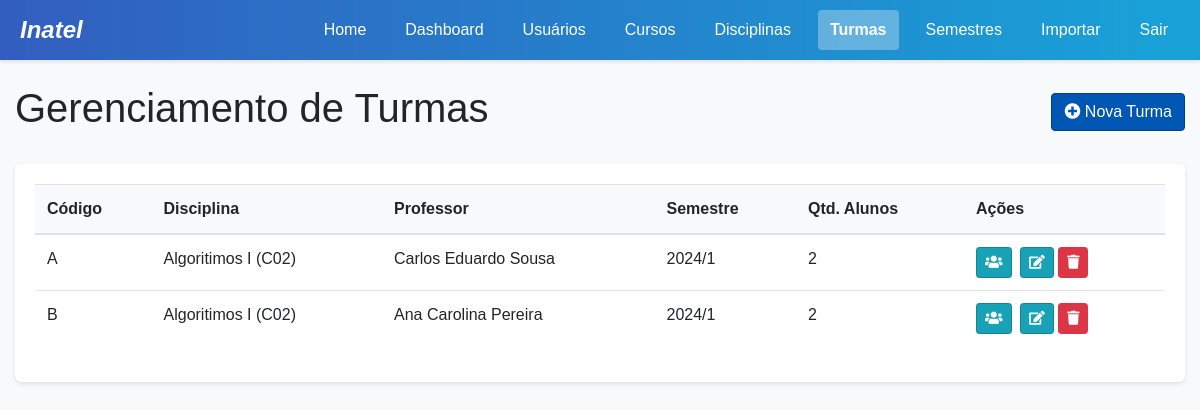
/custom-admin/classes/ (signed in), run on an earlier commit of the app's database.
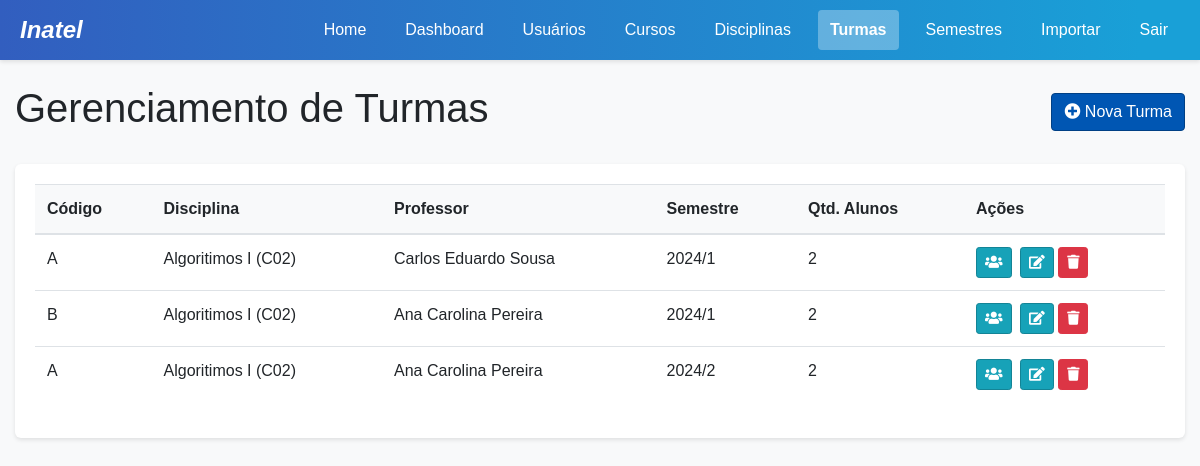
And on a later commit of the database.
### project/models.py (models this page shows, shortened)
class Turma(models.Model):
    id = models.AutoField(primary_key=True)
    codigo = models.CharField(max_length=20)  # e.g. "A", "B", "C"
    disciplina = models.ForeignKey(Disciplina, on_delete=models.CASCADE, related_name='turmas')
    professor = models.ForeignKey(Professor, on_delete=models.CASCADE, related_name='turmas')
    semestre = models.ForeignKey(Semestre, on_delete=models.CASCADE, related_name='turmas')

class Disciplina(models.Model):
    id = models.AutoField(primary_key=True)
    nome = models.CharField(max_length=100)
    codigo = models.CharField(max_length=20)
    curso = models.ForeignKey(Curso, on_delete=models.CASCADE, related_name='disciplinas')

class Professor(models.Model):
    idProfessor = models.AutoField(primary_key=True)
    nomeProf = models.CharField(max_length=100)
    emailProf = models.EmailField(unique=True)
    senhaProf = models.CharField(max_length=100)
    reset_token = models.CharField(max_length=100, null=True, blank=True)

class Semestre(models.Model):
    id = models.AutoField(primary_key=True)
    ano = models.IntegerField()
    periodo = models.IntegerField()  # 1 for first semester, 2 for second
    def __str__(self):
        return f"{self.ano}/{self.periodo}"

### project/views.py (the view)
    def wrapper(request, *args, **kwargs):
        if "user_type" not in request.session or "user_id" not in request.session:
            messages.error(
                request, "Você precisa estar logado para acessar esta página."
            )
            return redirect("login")
        user_type = request.session["user_type"]
        user_id = request.session["user_id"]
        try:
            if user_type == "aluno":
                Aluno.objects.get(idAluno=user_id)
            elif user_type == "professor":
                Professor.objects.get(idProfessor=user_id)
            elif user_type == "coordenador":
                Coordenador.objects.get(id=user_id)
            elif user_type == "admin":
                from .models import Admin
                Admin.objects.get(id=user_id)
            else:
                messages.error(request, "Tipo de usuário não reconhecido.")
                request.session.flush()
                return redirect("login")
        except Exception:
            messages.error(
                request,
                "Sua sessão expirou ou é inválida. Por favor, faça login novamente.",
            )
            request.session.flush()
            return redirect("login")
        return view_func(request, *args, **kwargs)

### project/context_processors.py (called while the page is built)
def user_data(request):
    context = {
        'user_type': request.session.get('user_type'),
        'user_id': request.session.get('user_id'),
        'username': request.session.get('username'),
    }
    if 'user_type' in request.session:
        notificacoes = obter_notificacoes_usuario(request)
        context['notificacoes_nao_lidas'] = notificacoes.filter(lida=False)
        context['notificacoes_count'] = context['notificacoes_nao_lidas'].count()
    return context

### project/utils.py (called while the page is built)
def obter_notificacoes_usuario(request):
    from .models import Notificacao, Aluno, Professor, Coordenador, Admin
    user_type = request.session.get('user_type')
    user_id = request.session.get('user_id')
    if not user_type or not user_id:
        return Notificacao.objects.none()
    if user_type == 'aluno':
        return Notificacao.objects.filter(aluno_id=user_id)
    elif user_type == 'professor':
        return Notificacao.objects.filter(professor_id=user_id)
    elif user_type == 'coordenador':
        return Notificacao.objects.filter(coordenador_id=user_id)
    elif user_type == 'admin':
        return Notificacao.objects.filter(admin_id=user_id)
    return Notificacao.objects.none()

### project/templates/admin/classes.html (shortened to what this page needs)
<!DOCTYPE html>
<html lang="pt-br">
<head>
    {% load static %}
    <link rel="stylesheet" href="https://stackpath.bootstrapcdn.com/bootstrap/4.5.2/css/bootstrap.min.css">
    <link rel="stylesheet" href="{% static 'css/main.css' %}">
    <link rel="stylesheet" href="https://cdnjs.cloudflare.com/ajax/libs/font-awesome/5.15.3/css/all.min.css">
</head>
<body>
    {% include '_header.html' %}
    <div class="container mt-4">
        <div class="d-flex justify-content-between align-items-center mb-4">
            <h1>Gerenciamento de Turmas</h1>
            <button class="btn btn-primary" data-toggle="modal" data-target="#createClassModal">
                <i class="fas fa-plus-circle"></i> Nova Turma
            </button>
        </div>
        <div class="card">
            <div class="card-body">
                <div class="table-responsive">
                    <table class="table table-hover">
                        <thead>
                            <tr>
                                <th>Código</th>
                                <th>Disciplina</th>
                                <th>Professor</th>
                                <th>Semestre</th>
                                <th>Qtd. Alunos</th>
                                <th>Ações</th>
                            </tr>
                        </thead>
                        <tbody>
                            {% for turma in turmas %}
                                <tr>
                                    <td>{{ turma.codigo }}</td>
                                    <td>{{ turma.disciplina.nome }} ({{ turma.disciplina.codigo }})</td>
                                    <td>{{ turma.professor.nomeProf }}</td>
                                    <td>{{ turma.semestre }}</td>
                                    <td>{{ turma.matriculas.count }}</td>
                                    <td>
                                        <a href="{% url 'admin_class_students' turma.id %}" class="btn btn-sm btn-info mr-1" title="Gerenciar Alunos">
                                            <i class="fas fa-users"></i>
                                        </a>
                                        <button class="btn btn-sm btn-info edit-class" data-toggle="modal" data-target="#editClassModal"
                                                data-id="{{ turma.id }}" data-codigo="{{ turma.codigo }}"
                                                data-disciplina="{{ turma.disciplina.id }}" data-professor="{{ turma.professor.idProfessor }}"
                                                data-semestre="{{ turma.semestre.id }}">
                                            <i class="fas fa-edit"></i>
                                        </button>
                                        <button class="btn btn-sm btn-danger delete-class" data-toggle="modal" data-target="#deleteClassModal"
                                                data-id="{{ turma.id }}" data-nome="{{ turma.disciplina.nome }} {{ turma.codigo }}">
                                            <i class="fas fa-trash"></i>
                                        </button>
                                    </td>
                                </tr>
                            {% empty %}
                                <tr>
                                    <td colspan="6" class="text-center">Nenhuma turma cadastrada.</td>
                                </tr>
                            {% endfor %}
                        </tbody>
                    </table>
                </div>
            </div>
        </div>
    </div>
</body>
</html>

What changed in the data, as far as the page shows it:
added Turma: codigo "A", disciplina.nome "Algoritimos I", disciplina.codigo "C02", professor.nomeProf "Ana Carolina Pereira", semestre "2024/2", matriculas.count "2"
